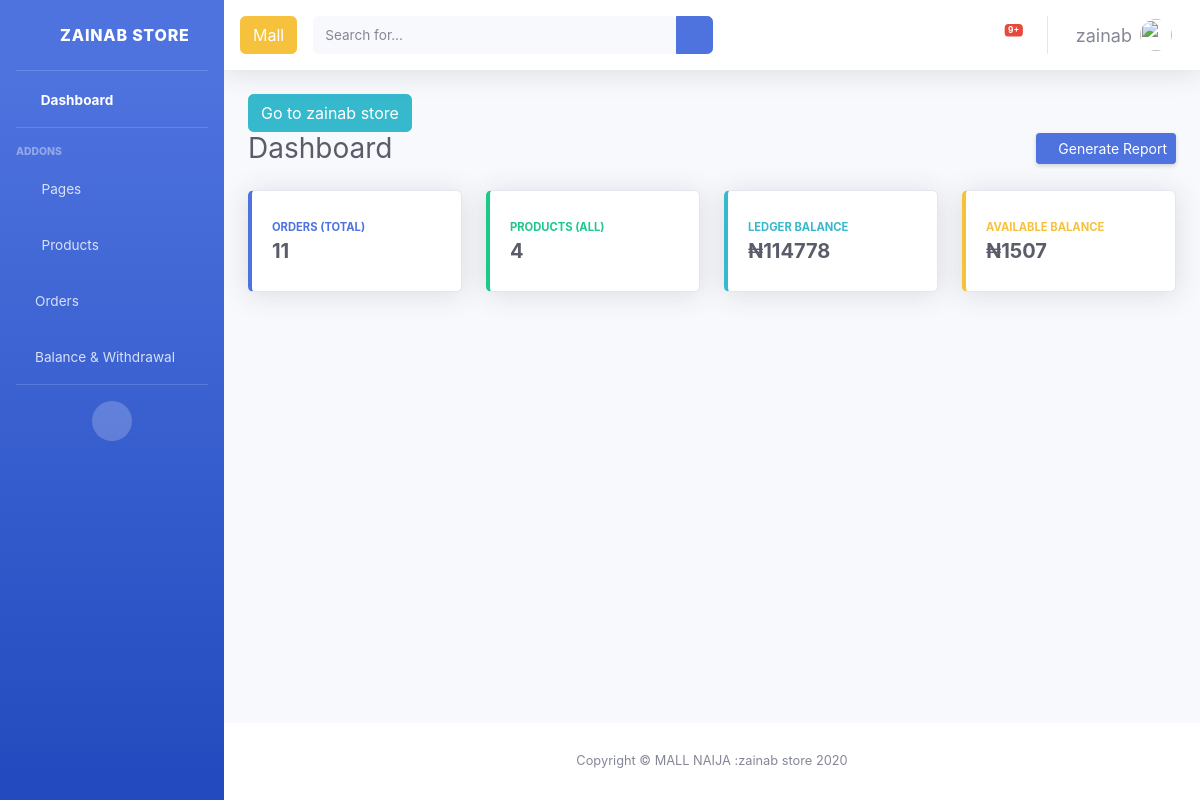
The page /dashboard/ (signed in) on the database its author committed.
### store/models.py (models this page shows, shortened)
class Seller(models.Model):
    user = models.OneToOneField(User, on_delete=models.CASCADE, null=True)
    store_name = models.CharField(max_length=25, null=True, )
    store_phone = models.CharField(max_length=11, default=0)
    store_whatsapp = models.CharField(max_length=11, default=0)
    store_type = models.ManyToManyField(StoreType, default='Uknown')
    description_store =models.TextField(max_length=300, null=True, blank=True)
    about_owner = models.TextField(max_length=300, null=True, blank=True)
    store_pic = fields.ImageField(null=True, blank=True)
    date_created = models.DateTimeField(auto_now_add=True, null=True)
    owner_pic=fields.ImageField(null=True, blank=True)
    shipping_method=models.ManyToManyField(ShipMethod,default='Unknown')
    @property
    def imageURL(self):
        try:
            url = self.owner_pic.url
        except:
            url = ''
        return url

class Sellertransc(models.Model):
    seller=models.ForeignKey(Seller, on_delete=models.CASCADE,null=True, blank=True)
    ledger_balance = models.IntegerField(default=0, null=True, blank=True)
    available_balance = models.IntegerField(default=0, null=True, blank=True)

### store/decorators.py (the view)
        def wrapper_func(request, *args, **kwargs):
            group = None
            if request.user.groups.exists():
                group=request.user.groups.all()[0].name
            if group in allowed_roles:
                return view_func(request, *args, **kwargs)
            else:
                return HttpResponse('You are not authourized to view this page')

### store/templates/store/accounts/dashboard.html (shortened to what this page needs)
<!DOCTYPE html>
{% load static %}
<html lang="en">
<head>
    <link href="{% static 'accounts/vendor/fontawesome-free/css/all.min.css' %}" rel="stylesheet" type="text/css">
    <link href="{% static 'accounts/css/sb-admin-2.min.css' %}" rel="stylesheet">
</head>
<body id="page-top">
<div id="wrapper">
    <ul class="navbar-nav bg-gradient-primary sidebar sidebar-dark accordion" id="accordionSidebar">
        <a class="sidebar-brand d-flex align-items-center justify-content-center" href="{% url 'dashboard' %}">
            <div class="sidebar-brand-icon rotate-n-15">
                <i class="fas fa-laugh-beam"></i>
            </div>
            <div class="sidebar-brand-text mx-3">{{request.user.seller.store_name}}</div>
        </a>
        <hr class="sidebar-divider my-0">
        <li class="nav-item active">
            <a class="nav-link" href="{% url 'dashboard' %}">
                <i class="fas fa-fw fa-tachometer-alt"></i>
                <span>Dashboard</span></a>
        </li>
        <hr class="sidebar-divider">
        <div class="sidebar-heading">
            Addons
        </div>
        <li class="nav-item">
            <a class="nav-link collapsed" href="#" data-toggle="collapse" data-target="#collapsePages"
               aria-expanded="true" aria-controls="collapsePages">
                <i class="fas fa-fw fa-folder"></i>
                <span>Pages</span>
            </a>
        </li>
        <li class="nav-item">
            <a class="nav-link" href="{% url 'table' %}">
                <i class="fas fa-fw fa-warehouse"></i>
                <span>Products</span></a>
        </li>
        <li class="nav-item">
        <a class="nav-link" href="{% url 'order_list' %}">
          <i class="fas fa-shopping-cart"></i>
          <span>Orders</span></a>
      </li>
         <li class="nav-item">
        <a class="nav-link" href="{% url 'sellertransc' %}">
          <i class="fas fa-money-check"></i>
          <span>Balance & Withdrawal</span></a>
      </li>
        <hr class="sidebar-divider d-none d-md-block">
        <div class="text-center d-none d-md-inline">
            <button class="rounded-circle border-0" id="sidebarToggle"></button>
        </div>
    </ul>
    <div id="content-wrapper" class="d-flex flex-column">
        <div id="content">
            <nav class="navbar navbar-expand navbar-light bg-white topbar mb-4 static-top shadow">
<a class="btn btn-warning" href="{% url 'store' %}">Mall</a>
                <form class="d-none d-sm-inline-block form-inline mr-auto ml-md-3 my-2 my-md-0 mw-100 navbar-search">
                    <div class="input-group">
                        <input type="text" class="form-control bg-light border-0 small" placeholder="Search for..."
                               aria-label="Search" aria-describedby="basic-addon2">
                        <div class="input-group-append">
                            <button class="btn btn-primary" type="button">
                                <i class="fas fa-search fa-sm"></i>
                            </button>
                        </div>
                    </div>
                </form>
                <ul class="navbar-nav ml-auto">
                    <li class="nav-item dropdown no-arrow mx-1">
                        <a class="nav-link dropdown-toggle" href="#" id="alertsDropdown" role="button"
                           data-toggle="dropdown" aria-haspopup="true" aria-expanded="false">
                            {% if alert_count != 0 %}
                            <span class="badge badge-danger badge-counter">{{alert_count}}+</span>
                            {% endif %}
                        </a>
                    </li>
                    <li class="nav-item dropdown no-arrow">
                        <a class="nav-link dropdown-toggle" href="#" id="userDropdown" role="button"
                           data-toggle="dropdown" aria-haspopup="true" aria-expanded="false">
                            <span class="mr-2 d-none d-lg-inline text-gray-600 small ace">{{request.user}}</span>
                            <img class="img-profile rounded-circle" src="{{request.user.seller.imageURL}}">
                        </a>
                    </li>
                </ul>
            </nav>
            <div class="container-fluid">
                <a class="btn btn-info" href="{% url 'store_seller' seller.pk %}">Go to {{seller.store_name}}</a>
                <div class="d-sm-flex align-items-center justify-content-between mb-4">
                    <h1 class="h3 mb-0 text-gray-800">Dashboard</h1>
                    <a href="#" class="d-none d-sm-inline-block btn btn-sm btn-primary shadow-sm"><i
                            class="fas fa-download fa-sm text-white-50"></i> Generate Report</a>
                </div>
                <div class="row">
                    <div class="col-xl-3 col-md-6 mb-4">
                        <div class="card border-left-primary shadow h-100 py-2">
                            <div class="card-body">
                                <div class="row no-gutters align-items-center">
                                    <div class="col mr-2">
                                        <div class="text-xs font-weight-bold text-primary text-uppercase mb-1">Orders
                                            (Total)
                                        </div>
                                        <div class="h5 mb-0 font-weight-bold text-gray-800">{{order_total}}</div>
                                    </div>
                                    <div class="col-auto">
                                        <i class="fas fa-shopping-cart fa-2x text-300" style="color:steelblue"></i>
                                    </div>
                                </div>
                            </div>
                        </div>
                    </div>
                    <div class="col-xl-3 col-md-6 mb-4">
                        <div class="card border-left-success shadow h-100 py-2">
                            <div class="card-body">
                                <div class="row no-gutters align-items-center">
                                    <div class="col mr-2">
                                        <div class="text-xs font-weight-bold text-success text-uppercase mb-1">Products
                                            (All)
                                        </div>
                                        <div class="h5 mb-0 font-weight-bold text-gray-800">{{product_all}}</div>
                                    </div>
                                    <div class="col-auto">
                                        <i class="fas fa-warehouse fa-2x text-300" style="color:lightgreen"></i>
                                    </div>
                                </div>
                            </div>
                        </div>
                    </div>
                    <div class="col-xl-3 col-md-6 mb-4">
                        <div class="card border-left-info shadow h-100 py-2">
                            <div class="card-body">
                                <div class="row no-gutters align-items-center">
                                    <div class="col mr-2">
                                        <div class="text-xs font-weight-bold text-info text-uppercase mb-1">LEDGER BALANCE</div>
                                        <div class="row no-gutters align-items-center">
                                            <div class="col-auto">
                                                <div class="h5 mb-0 mr-3 font-weight-bold text-gray-800">₦{{sellertransaction.ledger_balance}}</div>
                                            </div>
                                        </div>
                                    </div>
                                    <div class="col-auto">
                                        <i class="fas fa-coins fa-2x text-300" style="color:lightblue;"></i>
                                    </div>
                                </div>
                            </div>
                        </div>
                    </div>
                    <div class="col-xl-3 col-md-6 mb-4">
                        <div class="card border-left-warning shadow h-100 py-2">
                            <div class="card-body">
                                <div class="row no-gutters align-items-center">
                                    <div class="col mr-2">
                                        <div class="text-xs font-weight-bold text-warning text-uppercase mb-1">AVAILABLE
                                            BALANCE
                                        </div>
                                        <div class="h5 mb-0 font-weight-bold text-gray-800">₦{{sellertransaction.available_balance}}</div>
                                    </div>
                                    <div class="col-auto">
                                        <i class="fas fa-coins fa-2x text-300" style="color:gold"></i>
                                    </div>
                                </div>
                            </div>
                        </div>
                    </div>
                </div>
                <div class="row">
                </div>
            </div>
        </div>
        <footer class="sticky-footer bg-white">
            <div class="container my-auto">
                <div class="copyright text-center my-auto">
                    <span>Copyright &copy; MALL NAIJA :{{request.user.seller.store_name}} 2020</span>
                </div>
            </div>
        </footer>
    </div>
</div>
</body>
</html>

### store/templates/store/accounts/dashboard.html (style rules this page uses)
.ace { font-size:18px }

### rows shown on the page
Seller: store_name "zainab store"
Sellertransc: ledger_balance "114778", available_balance "1507"

### other values the page prints
{{ request.user.seller.store_name }} "ZAINAB STORE"
{{ alert_count }} "9"
{{ request.user }} "zainab"
{{ order_total }} "11"
{{ product_all }} "4"
{{ request.user.seller.store_name }} "zainab store"
